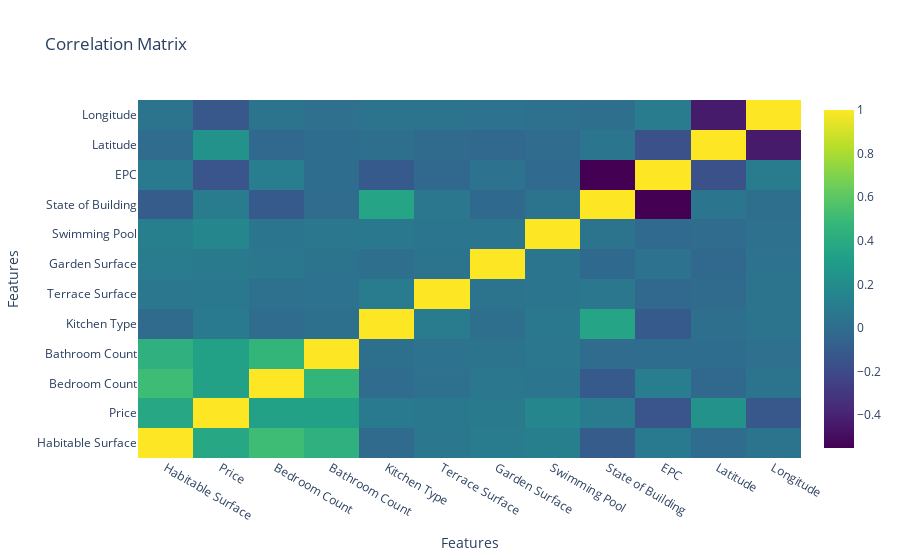

Notebook code for this chart:
### Code cell
columns_to_drop = ['Kitchen Surface', 'Facades', 'Living Surface', 'Heating Type', 'Toilet Count', 'ID', 'Kitchen', 'Furnished', 'Openfire', 'Fireplace Count', 'Terrace', 'Garden Exists', 'Cadastral Income', 'Consumption Per m2', 'Price per sqm', "Room Count", 'url', "Consumption", "Sea view", "Build Year", "Postal Code"]
df2 = data.drop(columns_to_drop, axis=1, errors='ignore')
missing_proportion = df2.isnull().mean()
missing_proportion_sorted = missing_proportion.sort_values(ascending=False) * 100
print(missing_proportion_sorted)


# Filter the dataframe to include only numeric columns
numeric_df = df2.select_dtypes(include=["int64", "float64"])

# Create a correlation matrix
correlation_matrix = numeric_df.corr()

# Create a heatmap using Plotly
fig = go.Figure(
    data=go.Heatmap(
        z=correlation_matrix.values,
        x=correlation_matrix.columns,
        y=correlation_matrix.index,
        colorscale="Viridis",
    )
)

# Set the title and axis labels
fig.update_layout(
    title="Correlation Matrix", xaxis_title="Features", yaxis_title="Features"
)

# Show the plot
fig.show()

### Figure 1 — Plotly figure (JSON) as saved in the notebook; plotly's stock layout.template omitted (floating-point values rounded to 4 significant figures; data arrays with more than 128 entries replaced by an {"elided": "..."} marker saying what was removed)
{"data": [{"colorscale": [[0, "#440154"], [0.1111, "#482878"], [0.2222, "#3e4989"], [0.3333, "#31688e"], [0.4444, "#26828e"], [0.5556, "#1f9e89"], [0.6667, "#35b779"], [0.7778, "#6ece58"], [0.8889, "#b5de2b"], [1, "#fde725"]], "type": "heatmap", "x": ["Habitable Surface", "Price", "Bedroom Count", "Bathroom Count", "Kitchen Type", "Terrace Surface", "Garden Surface", "Swimming Pool", "State of Building", "EPC", "Latitude", "Longitude"], "y": ["Habitable Surface", "Price", "Bedroom Count", "Bathroom Count", "Kitchen Type", "Terrace Surface", "Garden Surface", "Swimming Pool", "State of Building", "EPC", "Latitude", "Longitude"], "z": {"elided": "12x12 float values"}}], "layout": {"title": {"text": "Correlation Matrix"}, "xaxis": {"title": {"text": "Features"}}, "yaxis": {"title": {"text": "Features"}}}}
